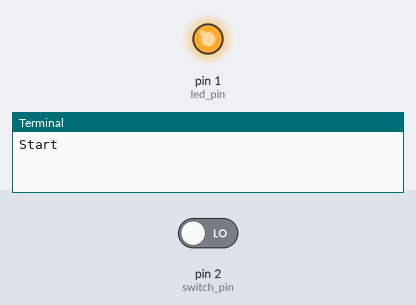
The program below on a simulated Raspberry Pi (wiringPi pin numbers). Shown: output pins drawn as LEDs (lit = HIGH), the last lines printed to the terminal. Inputs (shaded band) come from the test bench; at power-on: pin 2 (switch_pin) LOW. Pin numbers are wiringPi numbers.

Above: at 1.2 s.
1.3 s: pin 2 (switch_pin) driven HIGH
At 8.8 s:
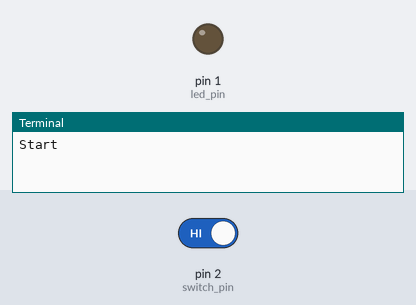
10.5 s: pin 2 (switch_pin) driven LOW
At 13.8 s:
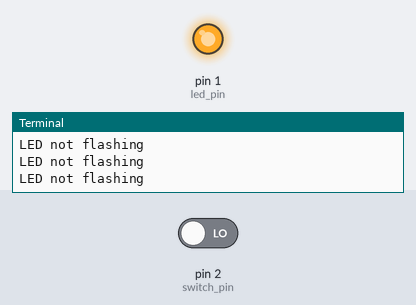
Timing chart, 0 to 25.5 s (numbered marks = the images above; inputs shaded):
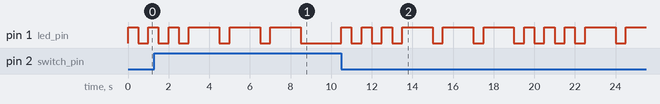

The program:

lab5.2.4_sos.py
```python
import time
import wiringpi
import sys

## practice 1

def blink(_pin, _periode, _number):
    for i in range(0,_number):
        wiringpi.digitalWrite(_pin, 1)    # Write 1 ( HIGH ) to pin
        time.sleep(_periode)
        wiringpi.digitalWrite(_pin, 0)
        time.sleep(short)

def turnoff(_pin):
    wiringpi.digitalWrite(_pin, 0)

#SETUP
print("Start")
led_pin = 1
switch_pin = 2
short = 0.5
long = 1.5

wiringpi.wiringPiSetup()
wiringpi.pinMode(led_pin, 1)            # Set pins to mode 1 ( OUTPUT )
wiringpi.pinMode(switch_pin, 0)            # Set pins to mode 0 ( INPUT )


#MAIN
try:
    while True:
        if(wiringpi.digitalRead(switch_pin) == 1): #input is active up (pull down)
            print("LED not flashing")
            time.sleep(0.3) #anti bouncing
            wiringpi.digitalWrite(led_pin, 0)    # Write 0 ( LOW ) to LED
        else:
            blink(led_pin, short, 3)
            blink(led_pin, long, 3)
except KeyboardInterrupt:
    turnoff(led_pin)
    pass
#cleanup
print("Done")
```

Measured:
- after the input at 1.3 s, pin 1 (led_pin): goes on until 8.5 s, then stays LOW
- after the input at 10.5 s, pin 1 (led_pin): goes 3 × (HIGH 0.50 s, LOW 0.50 s), 3 × (HIGH 1.5 s, LOW 0.50 s), 3 × (HIGH 0.50 s, LOW 0.50 s), HIGH 1.5 s, LOW 0.50 s, then HIGH, starting at once
